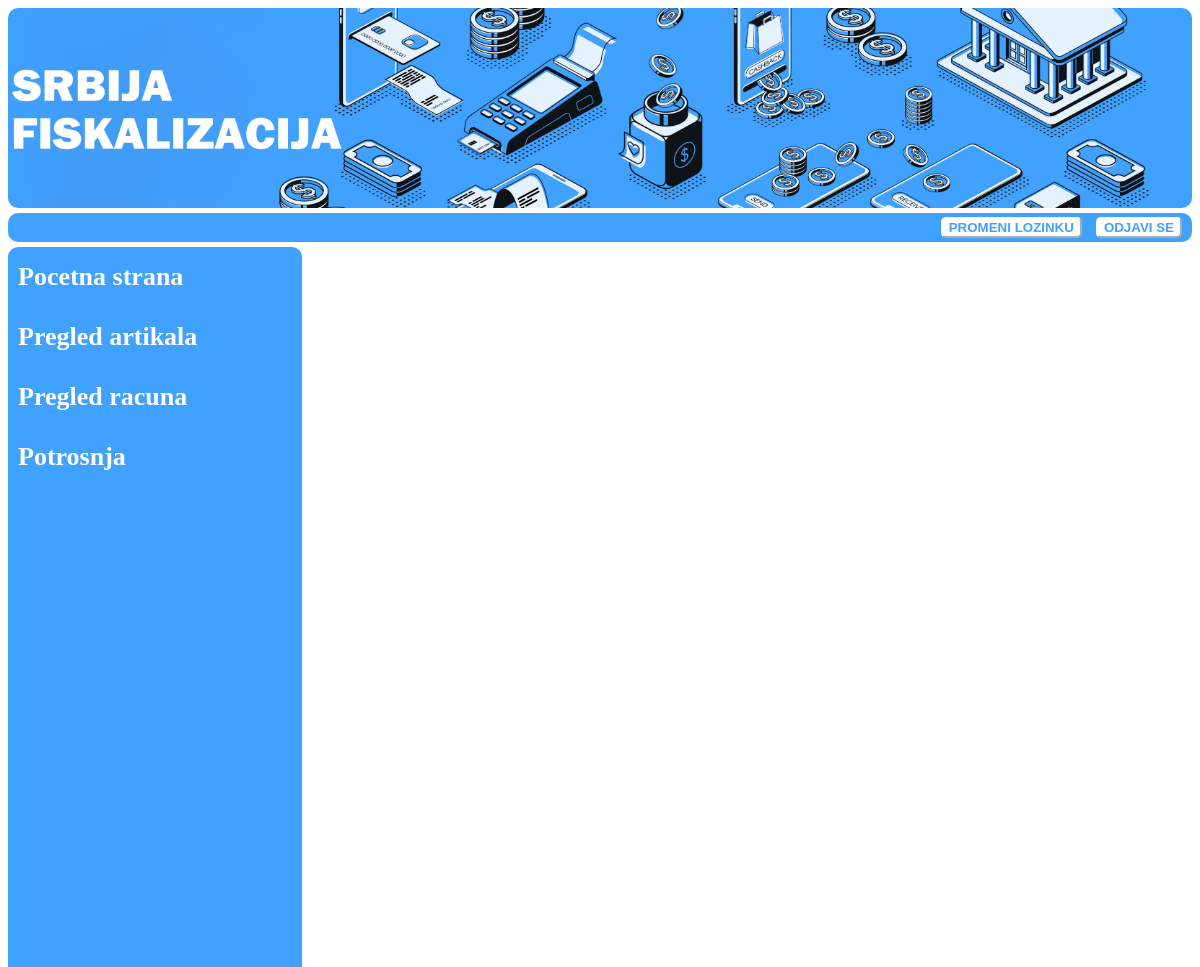
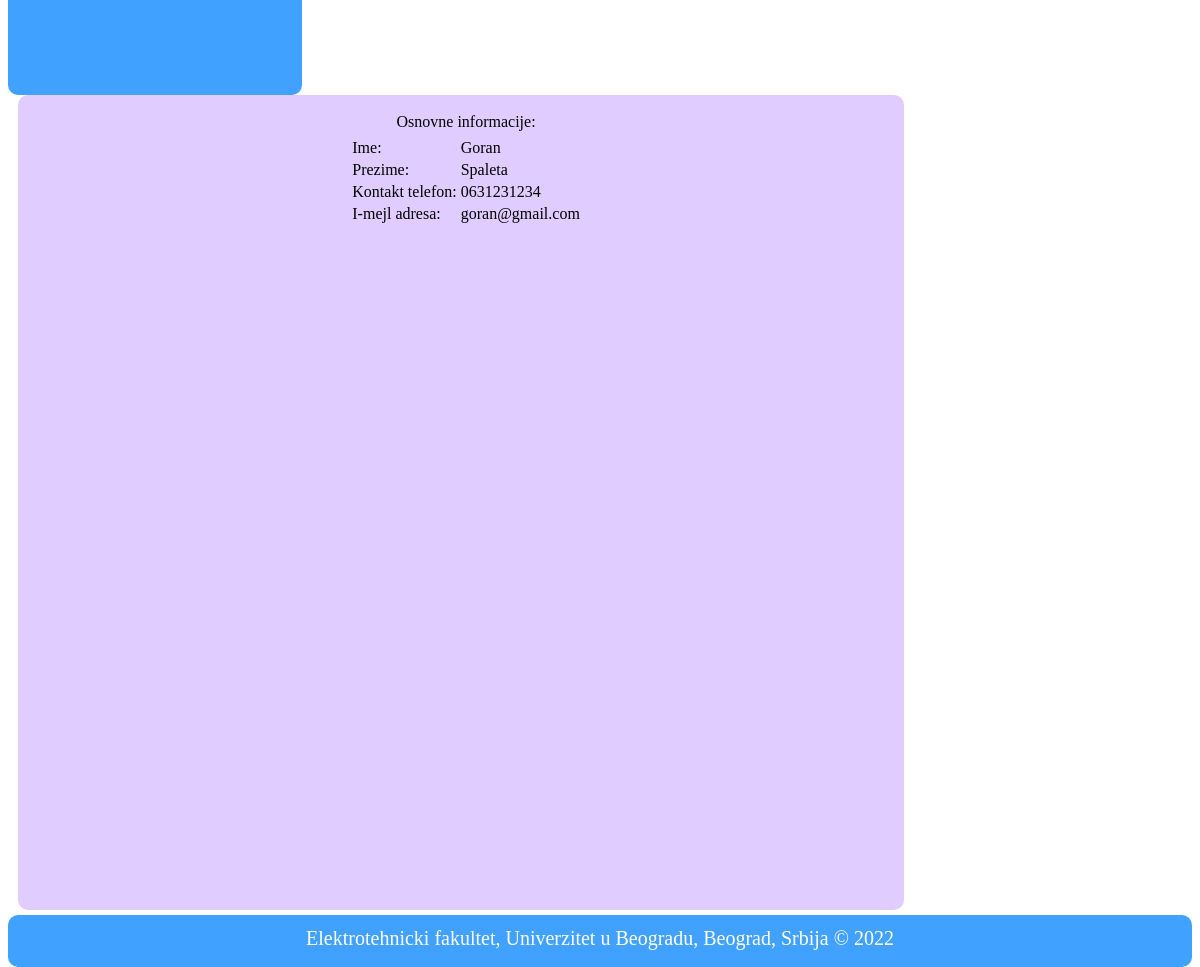
Page /kupac.php (signed in) on the committed database (2 pictures, top to bottom).
### tables this page shows
CREATE TABLE IF NOT EXISTS `korisnik` (
  `korisnicko_ime` varchar(40) NOT NULL,
  `lozinka` varchar(40) NOT NULL,
  `ime` varchar(40) NOT NULL,
  `prezime` varchar(40) NOT NULL,
  `kontakt_telefon` varchar(15) NOT NULL,
  `mejl_adresa` varchar(30) NOT NULL,
  `tip_korisnika` varchar(1) NOT NULL COMMENT 'A-Administrator, K-Kupac, P-Preduzece',
  `status` varchar(10) NOT NULL COMMENT 'aktivan/neaktivan',
  `prva_prijava` tinyint(4) NOT NULL COMMENT '0-prvi, 1-drugi pristup',
  PRIMARY KEY (`korisnicko_ime`)
);

### kupac.php (the view, shortened to what this page needs)
<!DOCTYPE html>
<html>
<head>
    <link rel="stylesheet" type="text/css" href="stilovi.css" />
</head>
<body>
    <?php
    $korisnicko_ime = $_SESSION['korisnicko_ime'];
    require_once('dbconnection.php');
    ?>
    <?php
    require_once('header_div.php');
    ?>
    <?php
    require_once('logout.php');
    ?>
    <div id="content">
        <div id="left_menu">
            <a href="kupac.php" target="">Pocetna strana</a> <br /><br />
            <a href="kupac_pregled_artikala.php" target="">Pregled artikala</a> <br /><br />
            <a href="kupac_pregled_racuna.php" target="">Pregled racuna</a> <br /><br />
            <a href="kupac_potrosnja.php" target="">Potrosnja</a> <br /><br />
        </div>
        <div id="right_menu">
            <?php
            $result = mysqli_query($con, "select * from korisnik where korisnicko_ime='" . $korisnicko_ime . "'");
            if (mysqli_num_rows($result) > 0) {
                $row = mysqli_fetch_assoc($result);
            } else {
                echo "<span style='color:red'>Nemate informacije o sebi!</span>";
            }
            ?>
            <table id="tabela_1">
                <tr>
                    <td colspan="2" id="center">Osnovne informacije:</td>
                </tr>
                <tr>
                    <td></td>
                    <td></td>
                </tr>
                <tr>
                    <td>Ime:</td>
                    <td><?php echo $row['ime']; ?></td>
                </tr>
                <tr>
                    <td>Prezime:</td>
                    <td><?php echo $row['prezime']; ?></td>
                </tr>
                <tr>
                    <td>Kontakt telefon:</td>
                    <td><?php echo $row['kontakt_telefon']; ?></td>
                </tr>
                <tr>
                    <td>I-mejl adresa:</td>
                    <td><?php echo $row['mejl_adresa']; ?></td>
                </tr>
            </table>
        </div>
    </div>
    <?php
    require_once('footer_div.php');
    ?>
</body>
</html>

### stilovi.css (style rules this page uses)
#tabela_1 { margin: 0 auto; }
#center { text-align: center; }
#content { width: 100%; float: left; margin-top: 5px; }
#left_menu { float: left; width: 24%; height: 800px; background-color: #40a1ff; border-radius: 10px; font-weight: bold; font-size: 26px; padding-top: 15px; padding-left: 10px; }
#left_menu a:link { text-decoration: none; background-color: #40a1ff; color: white; }
#right_menu { float: left; width: 74%; height: 800px; background-color: #e0ccff; border-radius: 10px; padding-top: 15px; padding-left: 10px; margin-left: 10px; }

### rows in the picture
korisnik: ime "Goran", prezime "Spaleta", kontakt_telefon "0631231234", mejl_adresa "goran@gmail.com"
